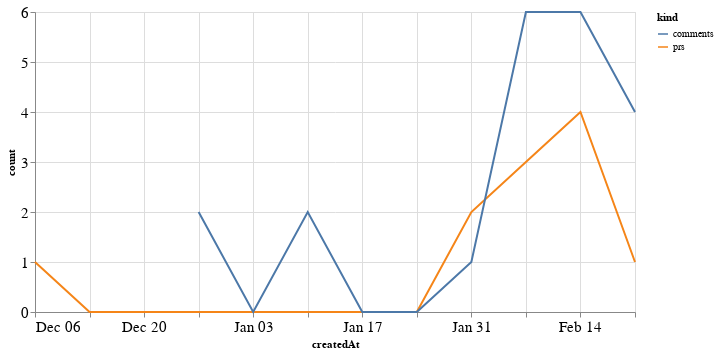

Here is the notebook cell this chart was saved with:
### Code cell
alt.Chart(total_time, width=600).mark_line().encode(
    x='createdAt',
    y='count',
    color='kind'
)

### Figure 1 — Vega-Lite specification as saved in the notebook (floating-point values rounded to 4 significant figures)
{"config": {"axisLeft": {"labelFontSize": 15}, "axisBottom": {"labelFontSize": 15}}, "data": {"name": "data-570f3f9d816d98eea6255b753d34d168"}, "mark": "line", "encoding": {"color": {"type": "nominal", "field": "kind"}, "x": {"type": "temporal", "field": "createdAt"}, "y": {"type": "quantitative", "field": "count"}}, "width": 600, "$schema": "https://vega.github.io/schema/vega-lite/v4.8.1.json", "datasets": {"data-570f3f9d816d98eea6255b753d34d168": [{"createdAt": "2020-12-06T00:00:00", "kind": "prs", "count": 1.0}, {"createdAt": "2020-12-13T00:00:00", "kind": "prs", "count": 0.0}, {"createdAt": "2020-12-20T00:00:00", "kind": "prs", "count": 0.0}, {"createdAt": "2020-12-27T00:00:00", "kind": "prs", "count": 0.0}, {"createdAt": "2021-01-03T00:00:00", "kind": "prs", "count": 0.0}, {"createdAt": "2021-01-10T00:00:00", "kind": "prs", "count": 0.0}, {"createdAt": "2021-01-17T00:00:00", "kind": "prs", "count": 0.0}, {"createdAt": "2021-01-24T00:00:00", "kind": "prs", "count": 0.0}, {"createdAt": "2021-01-31T00:00:00", "kind": "prs", "count": 2.0}, {"createdAt": "2021-02-07T00:00:00", "kind": "prs", "count": 3.0}, {"createdAt": "2021-02-14T00:00:00", "kind": "prs", "count": 4.0}, {"createdAt": "2021-02-21T00:00:00", "kind": "prs", "count": 1.0}, {"createdAt": "2020-12-06T00:00:00", "kind": "comments", "count": null}, {"createdAt": "2020-12-13T00:00:00", "kind": "comments", "count": null}, {"createdAt": "2020-12-20T00:00:00", "kind": "comments", "count": null}, {"createdAt": "2020-12-27T00:00:00", "kind": "comments", "count": 2.0}, {"createdAt": "2021-01-03T00:00:00", "kind": "comments", "count": 0.0}, {"createdAt": "2021-01-10T00:00:00", "kind": "comments", "count": 2.0}, {"createdAt": "2021-01-17T00:00:00", "kind": "comments", "count": 0.0}, {"createdAt": "2021-01-24T00:00:00", "kind": "comments", "count": 0.0}, {"createdAt": "2021-01-31T00:00:00", "kind": "comments", "count": 1.0}, {"createdAt": "2021-02-07T00:00:00", "kind": "comments", "count": 6.0}, {"createdAt": "2021-02-14T00:00:00", "kind": "comments", "count": 6.0}, {"createdAt": "2021-02-21T00:00:00", "kind": "comments", "count": 4.0}]}}
